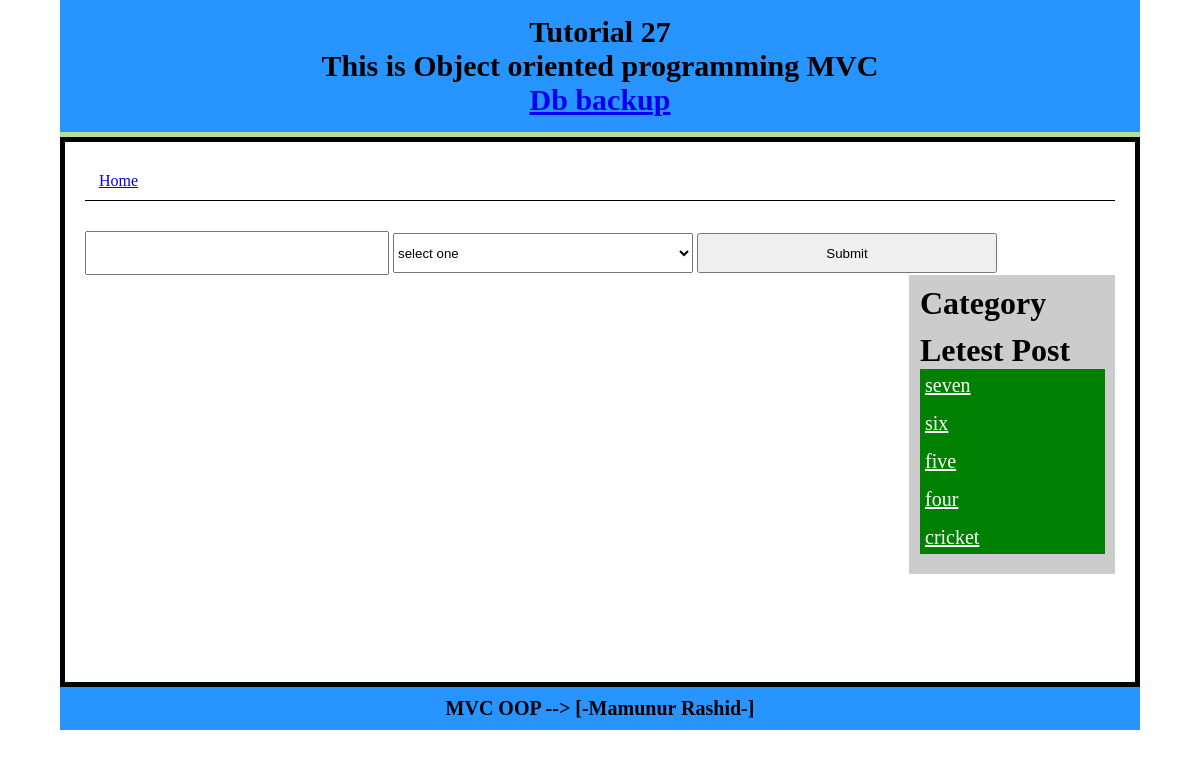
Screenshot of /Index/postDetails/7 with the database file from the repository.
### tables this page shows
CREATE TABLE `post` (
  `id` int(11) NOT NULL AUTO_INCREMENT,
  `title` varchar(300) NOT NULL,
  `content` text NOT NULL,
  `cat` int(11) NOT NULL,
  PRIMARY KEY (`id`)
);

### system/libs/Load.php (called while the page is built, shortened)
<?php
class Load
{
	public function view($filename,$data = false){
		include 'app/view/'.$filename.'.php' ;
	}
	public function model($modelname){
		return new $modelname();
	}
}
?>

### app/controlers/Index.php (called while the page is built, shortened)
<?php
class Index extends Dcontrolar
{
	public function postDetails($id){
		$data = array();
		$tablepost= 'post';
		$tableCat = 'category';
		$postModel = $this->load->model("PostModel");
		$data['postDataByID']=$postModel->getPostByID($tablepost,$tableCat,$id);
		$catModel = $this->load->model("CatModel");
		$data['catlist']=$catModel->catlist($tableCat);
		$limit = 5;
		$data['letestPost']=$postModel->getLetestPost($tablepost,$limit);
		$this->load->view("header");
		$this->load->view("search",$data);
		$this->load->view("single-post",$data);
		$this->load->view("sidebar",$data);
		$this->load->view("footer");
	}
}
?>

### index.php (called while the page is built, shortened)
<?php
$main = new Main();
?>

### system/libs/Database.php (called while the page is built, shortened)
<?php
class Database extends PDO
{
	public function select($sql,$data=array(),$fetchstyle = PDO::FETCH_ASSOC){
		$stmt 	= $this->prepare($sql);
		$stmt->execute();
		return $stmt->fetchALL($fetchstyle);
	}
}?>

### app/models/PostModel.php (called while the page is built, shortened)
<?php
class PostModel extends Dmodel
{
	public function getLetestPost($table,$limit=4){
		$sql ="SELECT * FROM $table ORDER BY id DESC LIMIT $limit";
		return $this->db->select($sql);
	}
}

### system/libs/Dcontrolar.php (called while the page is built, shortened)
<?php
class Dcontrolar
{
	function __construct()
	{
		$this->load = new Load();
	}
}
?>

### system/libs/Dmodel.php (called while the page is built, shortened)
<?php
class Dmodel
{
	public function __construct()
	{
		$dsn = 'mysql:dbname=mvc;host=localhost';
		$user ="root";
		$pass ='';
		$this->db = new Database($dsn,$user,$pass);
	}
}
?>

### app/view/search.php (the view, shortened to what this page needs)
<div class="search-form fix">
<form method="get" action="<?php echo BASE_URL ;?>/Index/search">
	<input type="text" name="kyeword">
	 <select name="catid">
		<option value="">select one</option>
	 </select>
	 <input type="submit" name="" />
</form>
</div>

### app/view/sidebar.php (shortened to what this page needs)
<div class="sidebar fix ">
	<h1>Category</h1>
	<h1>Letest Post</h1>
	<ul>
		<?php if (isset($letestPost)) {
		foreach ($letestPost as $key => $value) { ?>
			<li><a href="<?php echo BASE_URL ;?>/Index/postDetails/<?php echo $value['id']?>"><?php echo $value['title']?> </a></li>
		<?php } } ?>
	</ul>
</div>

### app/view/header.php (style rules this page uses)
* { margin: 0; padding: 0; }
.fix { overflow: hidden; }
.sidebar { float: right; width: 20%; background: #ccc; box-sizing: border-box; border-left: 1px solid #ccc ; }
.sidebar { background: #ccc; padding: 10px; }
.sidebar ul li { margin-bottom: 5px; }
.sidebar ul li a { color: #fff ; font-size: 20px; padding: 5px; display: block; }
.sidebar ul { margin-bottom: 10px; background: green ; }
.search-form input, .search-form select { height: 40px; max-width: 300px; width: 100%; line-height: 30px; }

### rows the page displays
post: title "seven"
post: title "six"
post: title "five"
post: title "four"
post: title "cricket"
